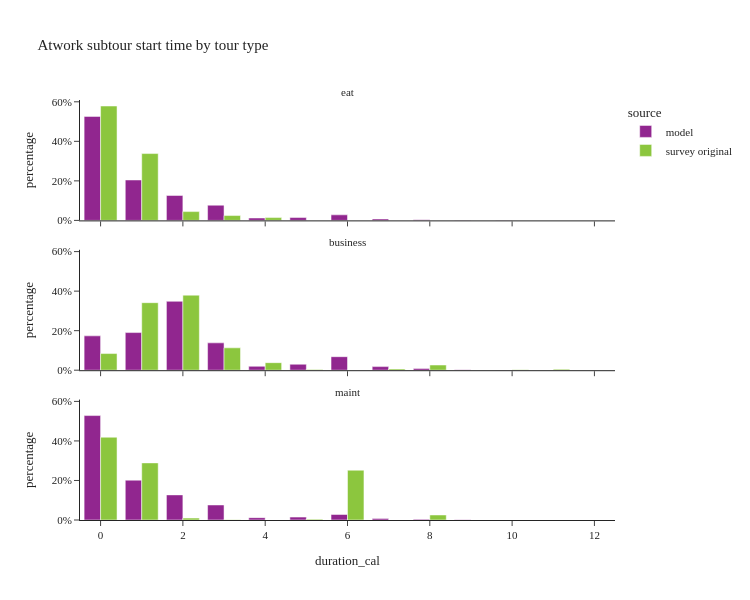

Notebook code cell kept with this figure:
### Code cell
util.plot_share_facetbar(atwork_subtour, 'tour_weight', share_col="duration_cal", title="Atwork subtour start time by tour type", 
                             facet_col='tour_type', facet_col_wrap=1, height=600, orientation='v')

### Figure 1 — Plotly figure (JSON) as saved in the notebook; plotly's stock layout.template omitted (floating-point values rounded to 4 significant figures)
{"data": [{"alignmentgroup": "True", "customdata": [[39847], [15488], [9558], [5826], [917], [1093], [2126], [559], [245], [58], [12], [2]], "hovertemplate": "source=model<br>tour_type=eat<br>duration_cal=%{x}<br>percentage=%{y}<br>sample_size=%{customdata[0]}<extra></extra>", "legendgroup": "model", "marker": {"color": "#91268F", "pattern": {"shape": ""}}, "name": "model", "offsetgroup": "model", "orientation": "v", "showlegend": true, "textposition": "auto", "type": "bar", "x": [0.0, 1.0, 2.0, 3.0, 4.0, 5.0, 6.0, 7.0, 8.0, 9.0, 10.0, 11.0], "xaxis": "x3", "y": [0.5262, 0.2045, 0.1262, 0.07693, 0.01211, 0.01443, 0.02807, 0.007381, 0.003235, 0.0007659, 0.0001585, 2.641e-05], "yaxis": "y3"}, {"alignmentgroup": "True", "customdata": [[15691], [17203], [31495], [12491], [1779], [2723], [6170], [1642], [822], [260], [75], [4], [1]], "hovertemplate": "source=model<br>tour_type=business<br>duration_cal=%{x}<br>percentage=%{y}<br>sample_size=%{customdata[0]}<extra></extra>", "legendgroup": "model", "marker": {"color": "#91268F", "pattern": {"shape": ""}}, "name": "model", "offsetgroup": "model", "orientation": "v", "showlegend": false, "textposition": "auto", "type": "bar", "x": [0.0, 1.0, 2.0, 3.0, 4.0, 5.0, 6.0, 7.0, 8.0, 9.0, 10.0, 11.0, 12.0], "xaxis": "x2", "y": [0.1737, 0.1904, 0.3486, 0.1382, 0.01969, 0.03014, 0.06829, 0.01817, 0.009097, 0.002878, 0.0008301, 4.427e-05, 1.107e-05], "yaxis": "y2"}, {"alignmentgroup": "True", "customdata": [[32597], [12437], [7838], [4693], [732], [906], [1727], [501], [212], [58], [1]], "hovertemplate": "source=model<br>tour_type=maint<br>duration_cal=%{x}<br>percentage=%{y}<br>sample_size=%{customdata[0]}<extra></extra>", "legendgroup": "model", "marker": {"color": "#91268F", "pattern": {"shape": ""}}, "name": "model", "offsetgroup": "model", "orientation": "v", "showlegend": false, "textposition": "auto", "type": "bar", "x": [0.0, 1.0, 2.0, 3.0, 4.0, 5.0, 6.0, 7.0, 8.0, 9.0, 10.0], "xaxis": "x", "y": [0.5283, 0.2016, 0.127, 0.07606, 0.01186, 0.01468, 0.02799, 0.00812, 0.003436, 0.00094, 1.621e-05], "yaxis": "y"}, {"alignmentgroup": "True", "customdata": [[56], [57], [11], [4], [1]], "hovertemplate": "source=survey original<br>tour_type=eat<br>duration_cal=%{x}<br>percentage=%{y}<br>sample_size=%{customdata[0]}<extra></extra>", "legendgroup": "survey original", "marker": {"color": "#8CC63E", "pattern": {"shape": ""}}, "name": "survey original", "offsetgroup": "survey original", "orientation": "v", "showlegend": true, "textposition": "auto", "type": "bar", "x": [0.0, 1.0, 2.0, 3.0, 4.0], "xaxis": "x3", "y": [0.5786, 0.3381, 0.04453, 0.02451, 0.01424], "yaxis": "y3"}, {"alignmentgroup": "True", "customdata": [[8], [38], [21], [9], [11], [3], [1], [2], [1], [1], [1]], "hovertemplate": "source=survey original<br>tour_type=business<br>duration_cal=%{x}<br>percentage=%{y}<br>sample_size=%{customdata[0]}<extra></extra>", "legendgroup": "survey original", "marker": {"color": "#8CC63E", "pattern": {"shape": ""}}, "name": "survey original", "offsetgroup": "survey original", "orientation": "v", "showlegend": false, "textposition": "auto", "type": "bar", "x": [0.0, 1.0, 2.0, 3.0, 4.0, 5.0, 6.0, 7.0, 8.0, 10.0, 11.0], "xaxis": "x2", "y": [0.08421, 0.3416, 0.3796, 0.1131, 0.03813, 0.00355, 0.0, 0.006406, 0.02616, 0.002222, 0.005031], "yaxis": "y2"}, {"alignmentgroup": "True", "customdata": [[56], [38], [13], [2], [1], [1], [3], [1]], "hovertemplate": "source=survey original<br>tour_type=maint<br>duration_cal=%{x}<br>percentage=%{y}<br>sample_size=%{customdata[0]}<extra></extra>", "legendgroup": "survey original", "marker": {"color": "#8CC63E", "pattern": {"shape": ""}}, "name": "survey original", "offsetgroup": "survey original", "orientation": "v", "showlegend": false, "textposition": "auto", "type": "bar", "x": [0.0, 1.0, 2.0, 3.0, 4.0, 5.0, 6.0, 8.0], "xaxis": "x", "y": [0.4187, 0.2889, 0.00968, 0.00113, 0.0, 0.004234, 0.2519, 0.02541], "yaxis": "y"}], "layout": {"annotations": [{"font": {}, "showarrow": false, "text": "maint", "x": 0.5, "xanchor": "center", "xref": "paper", "y": 0.2867, "yanchor": "bottom", "yref": "paper"}, {"font": {}, "showarrow": false, "text": "business", "x": 0.5, "xanchor": "center", "xref": "paper", "y": 0.6433, "yanchor": "bottom", "yref": "paper"}, {"font": {}, "showarrow": false, "text": "eat", "x": 0.5, "xanchor": "center", "xref": "paper", "y": 1.0, "yanchor": "bottom", "yref": "paper"}], "barmode": "group", "height": 600, "legend": {"title": {"text": "source"}, "tracegroupgap": 0}, "title": {"text": "Atwork subtour start time by tour type"}, "width": 750, "xaxis": {"anchor": "y", "domain": [0.0, 1.0], "title": {"text": "duration_cal"}}, "xaxis2": {"anchor": "y2", "domain": [0.0, 1.0], "matches": "x", "showticklabels": false}, "xaxis3": {"anchor": "y3", "domain": [0.0, 1.0], "matches": "x", "showticklabels": false}, "yaxis": {"anchor": "x", "domain": [0.0, 0.2867], "tickformat": ".0%", "title": {"text": "percentage"}}, "yaxis2": {"anchor": "x2", "domain": [0.3567, 0.6433], "matches": "y", "tickformat": ".0%", "title": {"text": "percentage"}}, "yaxis3": {"anchor": "x3", "domain": [0.7133, 1.0], "matches": "y", "tickformat": ".0%", "title": {"text": "percentage"}}}}
